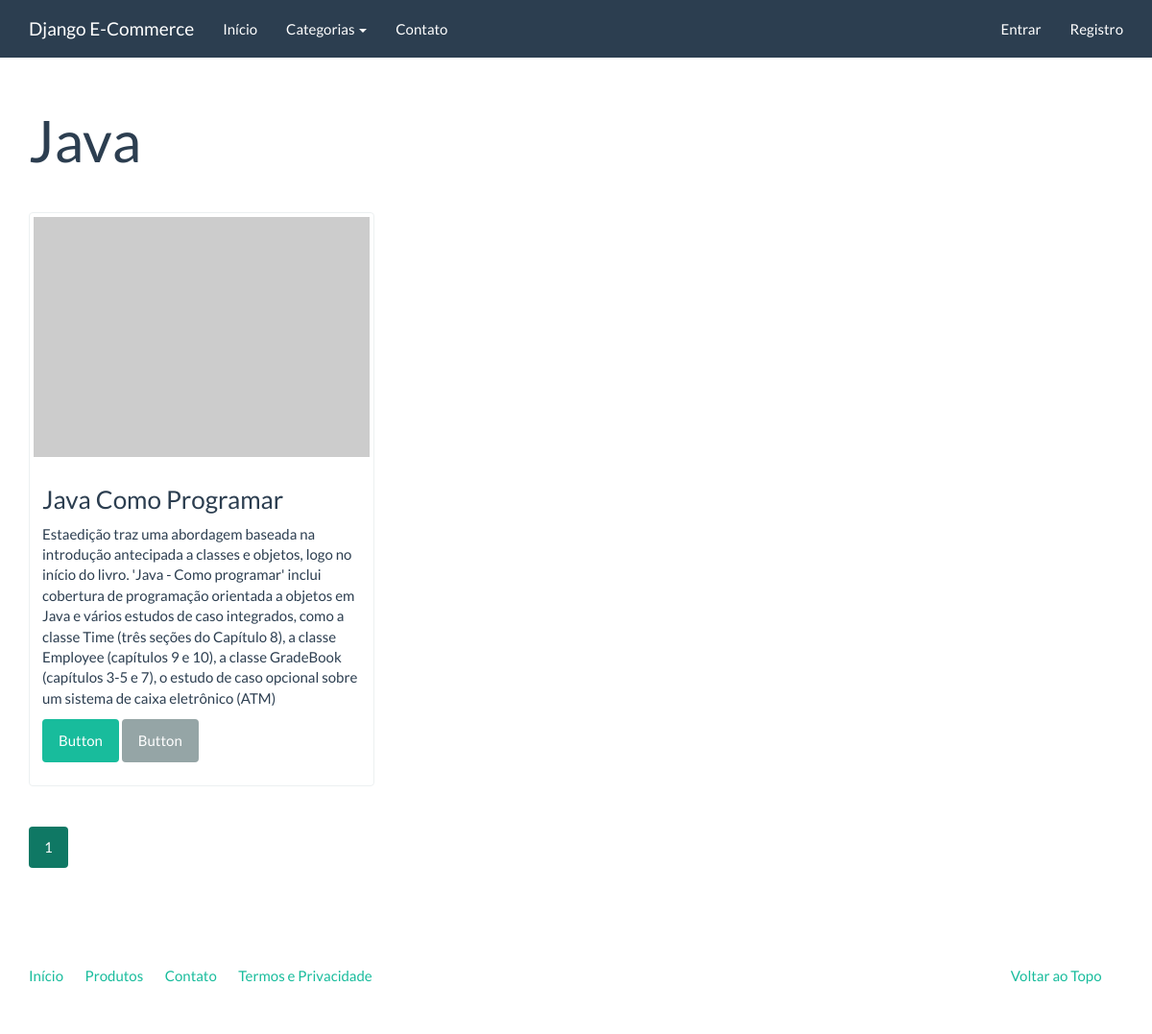
Page /catalogo/java/ on the earlier database version.
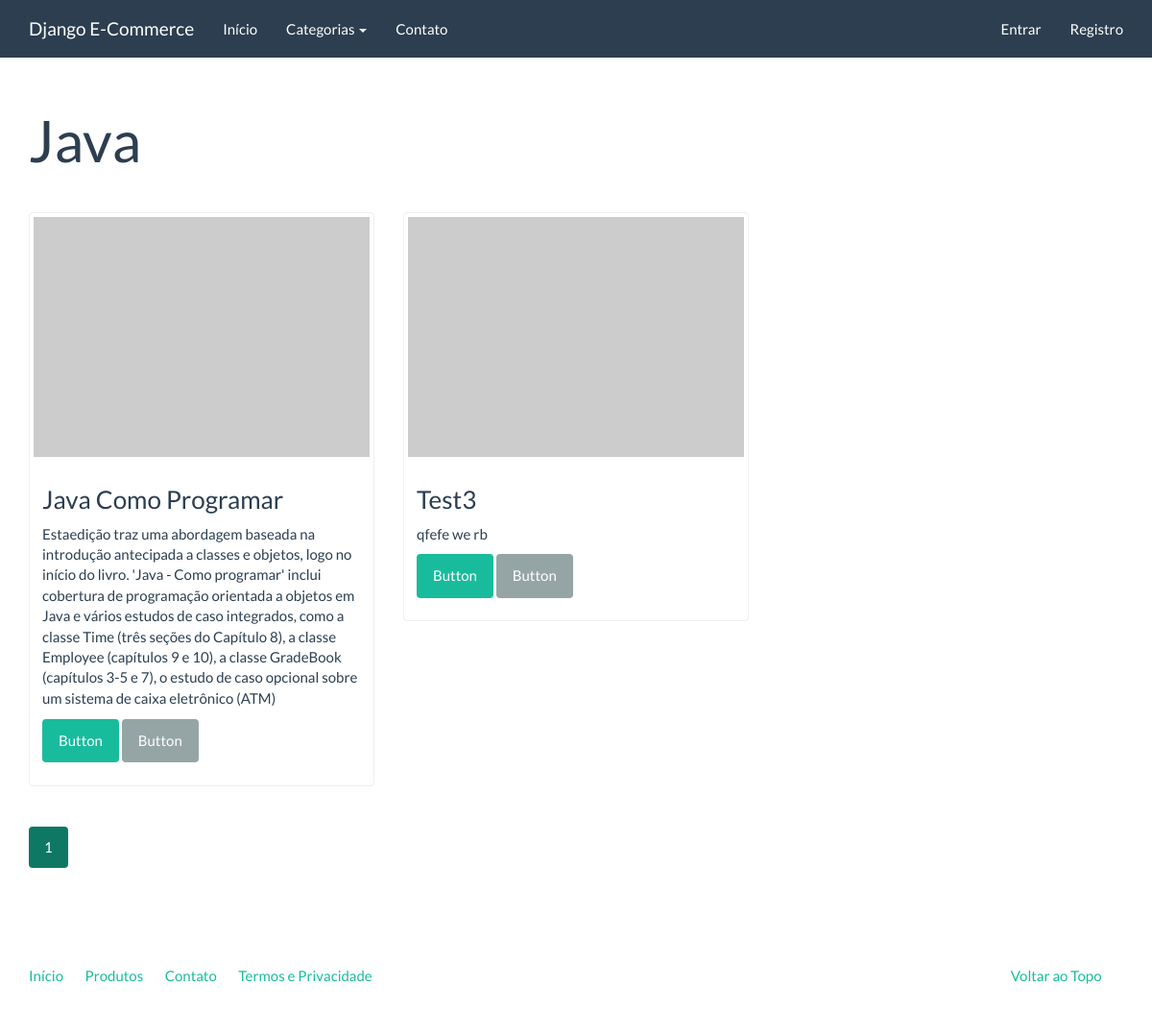
Same page on the later database version.
### catalog/models.py (models this page shows)
class Category(models.Model):
    name = models.CharField('Nome', max_length=100)
    slug = models.SlugField('Identificador', max_length=100)
    created = models.DateTimeField('Criado em', auto_now_add=True)
    modified = models.DateTimeField('Modificado em', auto_now=True)
    class Meta:
        verbose_name = 'Categoria'
        verbose_name_plural = 'Categorias'
        ordering = ['name']
    def __str__(self):
        return self.name
    def get_absolute_url(self):
        return reverse('catalog:category', kwargs={'slug': self.slug})

class Product(models.Model):
    name = models.CharField('Nome', max_length=100)
    slug = models.SlugField('Identificador', max_length=100)
    category = models.ForeignKey('catalog.Category', verbose_name='Categoria',on_delete=models.CASCADE,)#tive que adicionar 'on_delete'
    description = models.TextField('Descrição', blank=True)
    price = models.DecimalField('Preço', decimal_places=2, max_digits=8)
    created = models.DateTimeField('Criado em', auto_now_add=True)
    modified = models.DateTimeField('Modificado em', auto_now=True)
    class Meta:
        verbose_name = 'Produto'
        verbose_name_plural = 'Produtos'
        ordering = ['name']
    def __str__(self):
        return self.name
    def get_absolute_url(self):
        return reverse('catalog:product', kwargs={'slug': self.slug})

### catalog/views.py (the view)
class CategoryListView(generic.ListView):
    template_name = 'catalog/category.html'
    context_object_name = 'product_list'
    paginate_by = 3
    def get_queryset(self):
        return Product.objects.filter(category__slug=self.kwargs['slug'])
    def get_context_data(self, **kwargs):
        context = super(CategoryListView, self).get_context_data(**kwargs)
        context['current_category'] = get_object_or_404(Category, slug=self.kwargs['slug'])
        return context

### catalog/context_processors.py (called while the page is built)
def categories(request):
    return {
        'categories': Category.objects.all()
    }

### core/templatetags/pagination.py (called while the page is built)
@register.inclusion_tag('pagination.html')
def pagination(request, paginator, page_obj):
    context = {}
    context['paginator'] = paginator
    context['request'] = request
    context['page_obj'] = page_obj
    getvars = request.GET.copy()
    if 'page' in getvars:
        del getvars['page']
    if len(getvars) > 0:
        context['getvars'] = '&{0}'.format(getvars.urlencode())
    else:
        context['getvars'] = ''
    return context

### catalog/templates/catalog/category.html (shortened to what this page needs)
{% extends "base.html" %}
{% load pagination %}
{% block container %}
			<div class="page-header">
			<h1>{{ current_category }}</h1>
		</div>
		<div class="row">
			{% for product in product_list %}
			<div class="col-sm-6 col-md-4">
				<div class="thumbnail">
					<a href="{{ product.get_absolute_url }}">
						<img src="http://placehold.it/350x250" alt="" />
					</a>
					<div class="caption">
						<h3>{{ product }}</h3>
						{{ product.description|linebreaks }}
						<p><a href="{{ product.get_absolute_url }}" class="btn btn-success" role="button">Button</a> <a href="#" class="btn btn-default" role="button">Button</a></p>
					</div>
				</div>
			</div>
			{% endfor %}
		</div>
{% pagination request paginator page_obj %}
{% endblock %}

### core/templates/base.html (shortened to what this page needs)
<!DOCTYPE html>
{% load static %}
<html lang="en">
<head>
	<link rel="stylesheet" href="{% static 'assets/bootstrap.min.css' %}" media="screen"/>
	<link rel="stylesheet" href="{% static 'assets/custom.min.css' %}" media="screen"/>
</head>
<body>
<div class="navbar navbar-default navbar-fixed-top">
	<div class="container">
		<div class="navbar-header">
			<a href="" class="navbar-brand">Django E-Commerce</a>
		</div>
		<div class="navbar-collapse collapse" id="navbar-main">
			<ul class="nav navbar-nav">
				<li>
					<a href="{% url 'index' %}">Início</a>
				</li>
				<li class="dropdown">
					<a class="dropdown-toggle" data-toggle="dropdown" href="#" id="download">Categorias <span
							class="caret"></span></a>
				</li>
				<li>
					<a href="{% url 'contact' %}">Contato</a>
				</li>
			</ul>
			<ul class="nav navbar-nav navbar-right">
				{% if user.is_authenticated %}
				<li><a href="{% url 'logout' %}">Seja bem vindo > {{ user }} > Sair</a></li>
				{%else %}
				<li><a href="{% url 'login' %}">Entrar</a></li>
				<li><a href="{% url 'accounts:register' %}">Registro</a></li>
				{% endif %}
			</ul>
		</div>
	</div>
</div>
<br>
<div class="container margin-top">
	{% block container %}{% endblock %}
	<footer>
		<div class="row">
			<div class="col-lg-12">
				<ul class="list-unstyled">
					<li class="pull-right"><a href="#top">Voltar ao Topo</a></li>
					<li><a href="{% url 'index' %}">Início</a></li>
					<li><a href="{% url 'catalog:product_list' %}">Produtos</a></li>
					<li><a href="{% url 'contact' %}">Contato</a></li>
					<li><a href="">Termos e Privacidade</a></li>
				</ul>
			</div>
		</div>
	</footer>
</div>
</body>
</html>

### core/templates/pagination.html
<div class="row">
    <div class="col-md-12">
        <nav>
          <ul class="pagination">
              {% for page in paginator.page_range %}
              <li{% if page_obj.number == page %} class="active"{% endif %}><a href="?page={{ page }}{{ getvars }}">{{ page }}</a></li>
              {% endfor %}
          </ul>
        </nav>
    </div>
</div>

Differences in the rows shown:
added Product: name "Test3", description "qfefe we rb"
